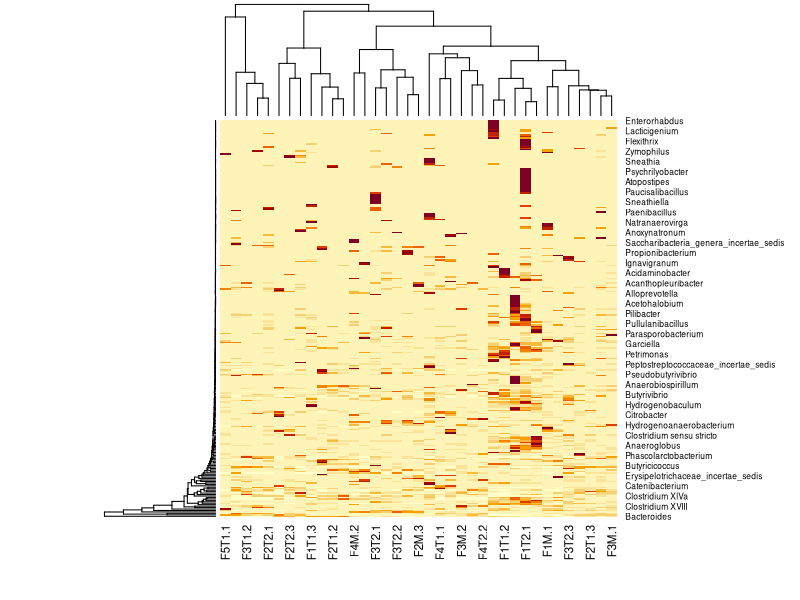
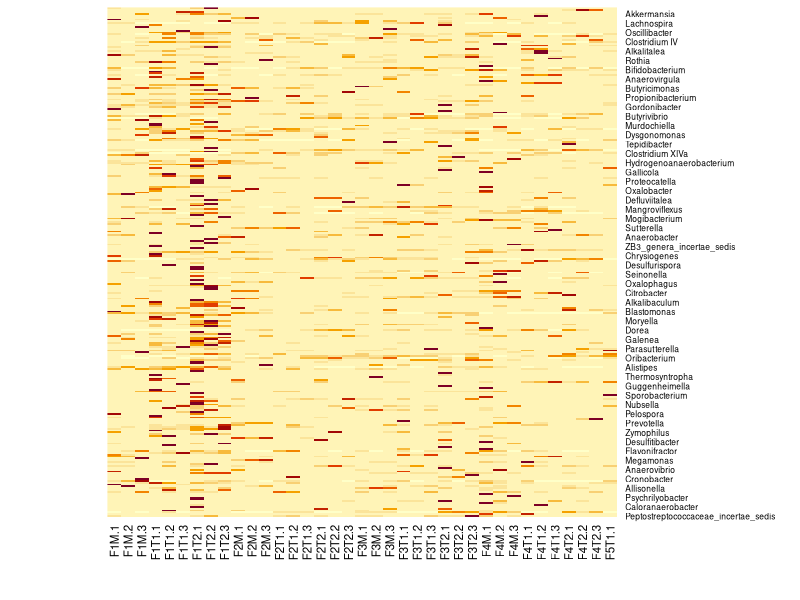
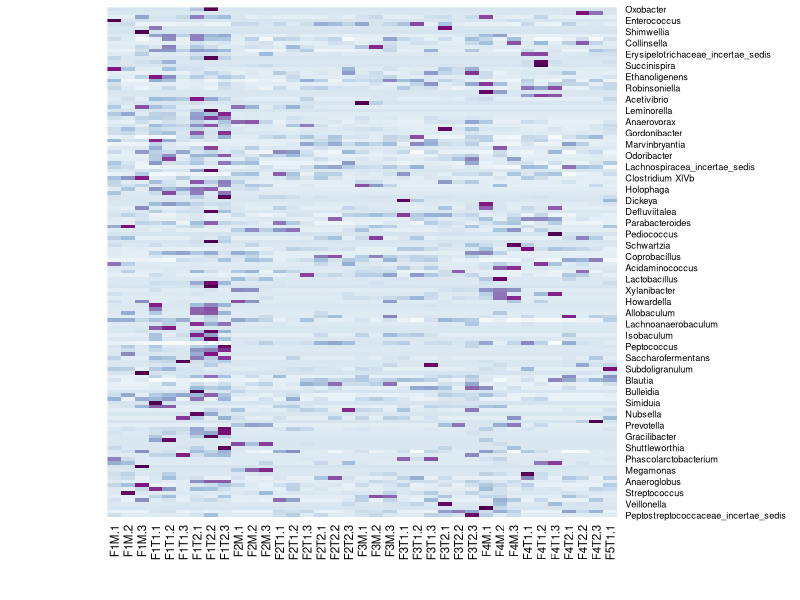
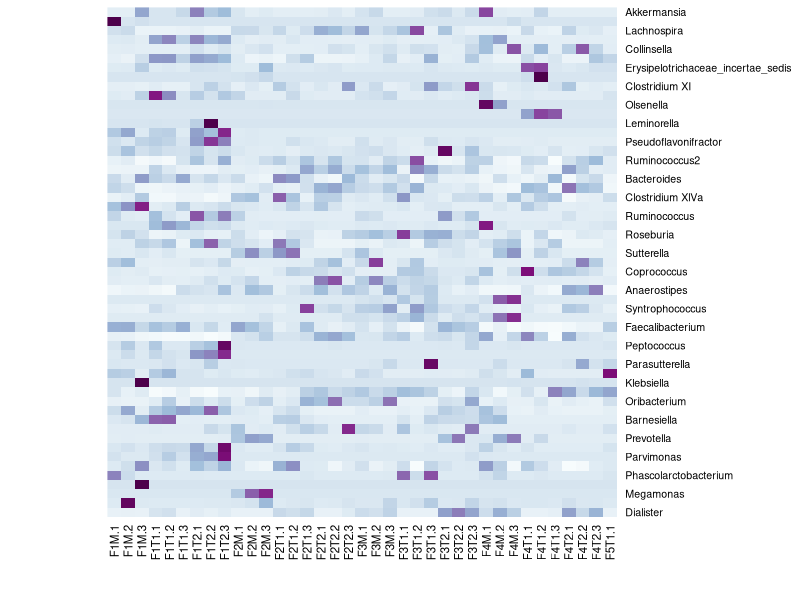
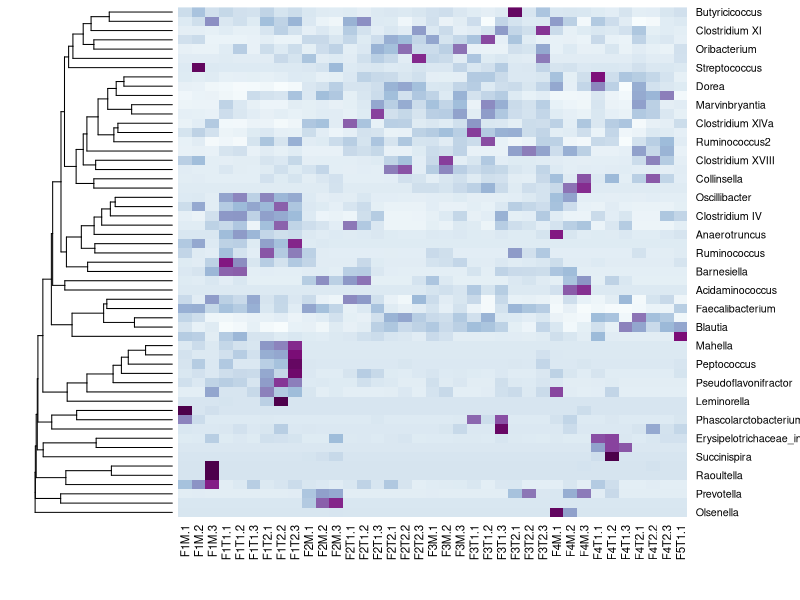
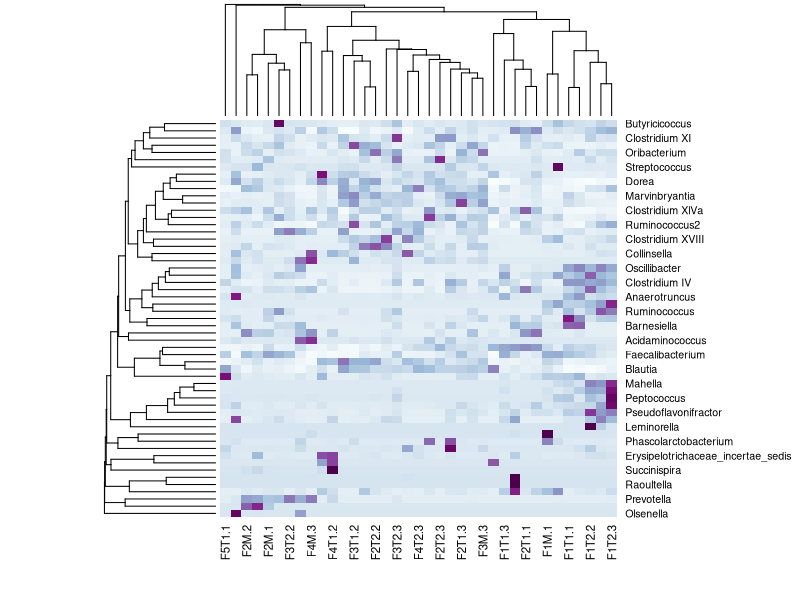
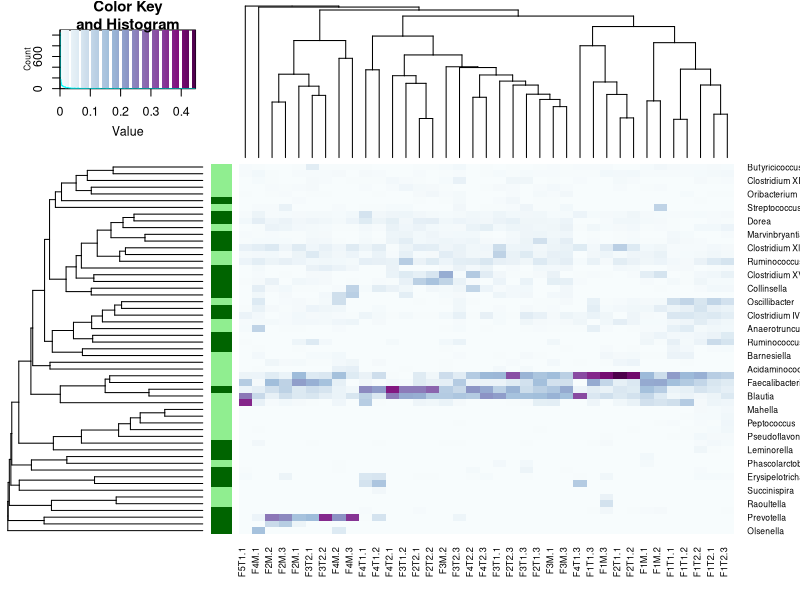
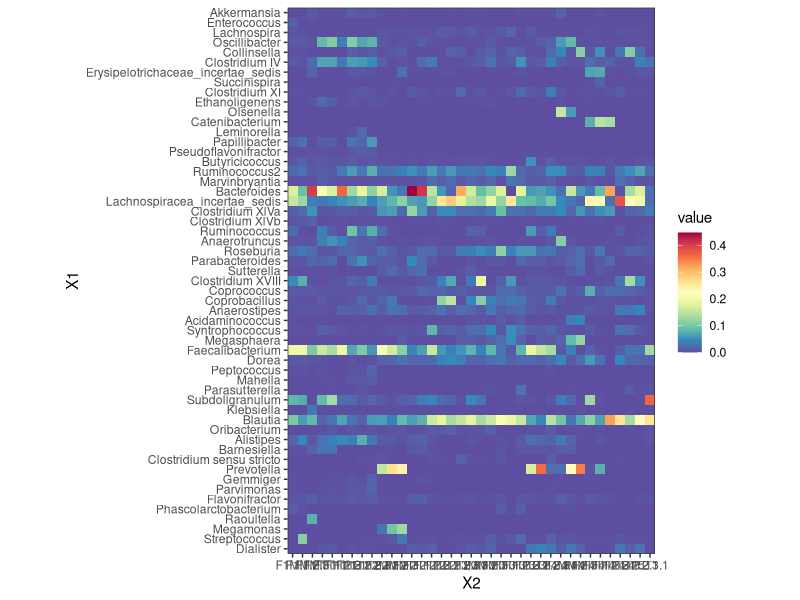

These figures' R source, in order:
# ----------------------------------------------------------------------
# FLS R group 2015-06-09: Basic heatmaps of micriobiome data
# ----------------------------------------------------------------------



# ----------------------------------------------------------------------
# INTRO
# ----------------------------------------------------------------------
# Such choice, many defaults (wow)
#   - heatmap()
#   - heatmap.2()
#   - aheatmap()
#   - heatplot()
#   - ggplot2's geom_tile()
# These are mostly pretty similar, but defaults vary a lot

# OTUs for fecal 16S sequences from mothers and their monozygotic twins. Reyes et al. (2013)
# Were the abundance values not already proportional, we could do:
# reyes_prop <- reyes/rowSums(reyes)
# Required packages: vegan, RColorBrewer, gplots, ggplot2, reshape, stringr



reyes <- read.csv('16s_taxa_all.rdp_9.scaled.tsv', sep='\t')
# reyes <- read.csv('virome_taxa_all.lambda.scaled.tsv', sep='\t')
rownames(reyes) <- reyes$TAXON
reyes <- reyes[, -1]
reyes <- as.matrix(reyes)



# ----------------------------------------------------------------------
# HEATMAP()
# ----------------------------------------------------------------------



# Minimum viable heatmap with woeful defaults
heatmap(reyes)
heatmap(reyes, Colv=NA, Rowv=NA)

# Some colour
library(RColorBrewer)
jBuPuFun <- colorRampPalette(brewer.pal(n = 9, "BuPu"))
paletteSize <- 256
jBuPuPalette <- jBuPuFun(paletteSize)

# Discard taxa to improve readability?
# ...High pass filter? (discard rows with low row-wise maxima)
taxon_max_abundances <- apply(reyes, 1, max)
reyes_hpf <- reyes[which(taxon_max_abundances > 0.001),]
heatmap(reyes_hpf, Colv=NA, Rowv=NA, col=jBuPuPalette)
# low_abundance_taxa = names(which(max_taxon_abundances < 0.01))
# reyes_cull <- reyes[, -which(names(reyes) %in% low_abundance_taxa)]
# ...Or alternatively discard rows with low variance (probably uninteresting)
taxon_variances <- apply(reyes, 1, var)
reyes_most_variable <- reyes[taxon_variances > quantile(taxon_variances, 0.8),]
heatmap(reyes_most_variable, Colv=NA, Rowv=NA, col=jBuPuPalette)

# Now, but using an appropriate distance measure for clustering taxa
# Vegan library Provides Bray-Curtis dissimilarity measure
library(vegan)
bray_dist_mat <- vegdist(reyes_most_variable, method='bray')
bray_clusters <- hclust(bray_dist_mat, 'aver')
heatmap(as.matrix(reyes_most_variable), Rowv=as.dendrogram(bray_clusters), Colv=NA, col=jBuPuPalette)
# Clustering rows AND columns too
bray_dist_mat_t <- vegdist(t(reyes_most_variable), method='bray')
bray_clusters_t <- hclust(bray_dist_mat_t, 'aver')
heatmap(as.matrix(reyes_most_variable),
        Rowv=as.dendrogram(bray_clusters),
        Colv=as.dendrogram(bray_clusters_t),
        col=jBuPuPalette)



# ----------------------------------------------------------------------
# HEATMAP.2()
# ----------------------------------------------------------------------



# gplots' heatmap.2() is more commonly used (AFAIAA)
#   Can indicate experimental groups / covariates
#   Histograms
# Assign each row to one of two made-up categories
example_categories <- round(runif(n = 55, min = 1, max = 2)) # 1 or 2
example_categories <- replace(example_categories, which(example_categories == 1), "lightgreen")
example_categories <- replace(example_categories, which(example_categories == 2), "darkgreen")
cbind(row.names(reyes_most_variable), example_categories)
# Plot
library(gplots)
heatmap.2(as.matrix(reyes_most_variable),
          Rowv=as.dendrogram(bray_clusters),
          Colv=as.dendrogram(bray_clusters_t),
          RowSideColors=example_categories,
          trace='none',
          col=jBuPuPalette)




# ----------------------------------------------------------------------
# GGPLOT2()
# ----------------------------------------------------------------------
# Basic heatmap using geom_tile()


library(ggplot2)
library(reshape)
# library(stringr)

# Wrangling... ggplot likes melted dataframes 
reyes_most_variable_m <- melt(as.matrix(reyes_most_variable))
# reyes_most_variable_m$timepoint <- str_sub(reyes_most_variable_m$X2,-1,-1)
# reyes_most_variable_m$individual <- str_sub(reyes_most_variable_m$X2,1,-3)

myPalette <- colorRampPalette(rev(brewer.pal(11, "Spectral")), space="Lab")

gg <- (ggplot(reyes_most_variable_m,
              aes(x = X2, y = X1, fill = value))
              + geom_tile()
              + scale_fill_gradientn(colours = myPalette(100))
              + scale_x_discrete(expand = c(0, 0))
              + scale_y_discrete(expand = c(0, 0))
              + coord_equal()
              + theme_bw())
print(gg)

# Mention phyloseq, heatplus
# Credit to http://www.molecularecologist.com/2013/08/making-heatmaps-with-r-for-microbiome-analysis/
